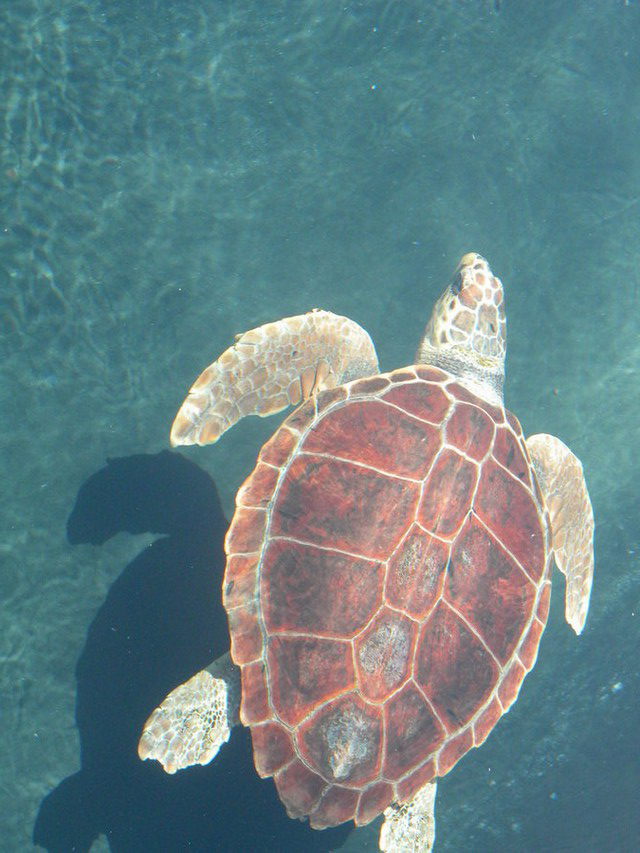
#> input picture relatorios/samples/carettacaretta/main_carettacaretta.jpg, 640 x 853 px; its folder holds only this picture in this run
$ python -i histogramaColoridoTesteMatrixConfusao.py   (imports and definitions only)   (Python 2 division)
#> lines starting #> are read from the running program, lines starting #| are printed output that depends on the picture
import cv2
import numpy as np
from matplotlib import pyplot as plt
import pickle
import glob
import argparse


class HistogramaColoridoRGB:

        def __init__(self,numBins=[8,8,8]):
                """Inicializar um Hitograma de cor

                    Keyword arguments:
                    numBins -- Quantidade de Celulas (Padrao [8,8,8]) [B,G,R]
                 """
                self.numBins=numBins

        def get_histograma(self,imagem):
                """Retorna o histogram completo da image RGB

                    Keyword arguments:
                    imagem -- imagem a ser transformada em hitograma
                    return -- histograma 3D
                 """
                return cv2.calcHist([imagem], [0, 1, 2], None,self.numBins,[0, 256, 0, 256, 0, 256])

        def normalizar_hitograma(self,hist):
                return cv2.normalize(hist)

        def densidade_probabilidade(self,valor,N,M):
                return valor/(N*M)

        def descrever(self,imagem):
                """Descreve o histograma no metodo proposto

                    Keyword arguments:
                    imagem -- imagem criada por imread(src) padrao BGR opencv
                    return -- [Media,Variancia,Curtose,Energia,Entropia] para cada canal
                 """
                result=[]
                hist_r=cv2.calcHist([imagem], [2], None,self.numBins[2],[0, 256])
                hist_g=cv2.calcHist([imagem], [1], None,self.numBins[1],[0, 256])
                hist_b=cv2.calcHist([imagem], [0], None,self.numBins[0],[0, 256])
                #Dimensoes da Imagem
                N, M = imagem.shape[:2]
                #Media
                media_r=0
                media_g=0
                media_b=0

                for index, valor in enumerate(hist_r, start=0):   # default is zero
                        media_r+=index*self.densidade_probabilidade(valor,N,M)
                print media_r


>>> import cv2
>>> picture = cv2.imread('../../relatorios/samples/carettacaretta/main_carettacaretta.jpg', cv2.IMREAD_GRAYSCALE)
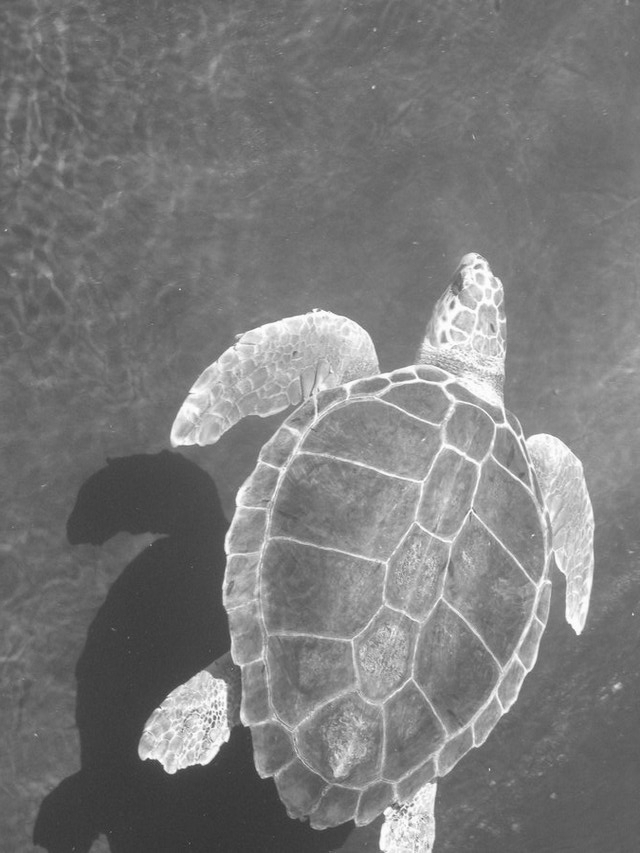
#> picture: shape (853, 640); min 46, max 255, mean 122.2
#> (the run stopped early here; a loop or call above may not have finished)
